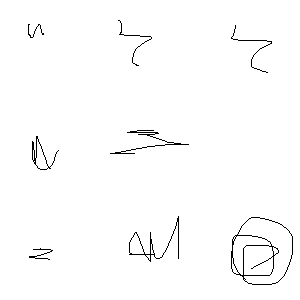
#> input picture sample.png, 300 x 300 px
$ python divideImage.py
#> lines starting #> are read from the running program, lines starting #| are printed output that depends on the picture; after the words box and inside, x2 and y2 are one past the last pixel; in counts of white or black regions, pixels touching at a corner belong together
#> `img = cv2.imread('sample.png', 0)`: img: shape (300, 300); 98.6% white; black in thin lines or dots, all inside (x1, y1, x2, y2) = (28, 20, 293, 285)
import cv2
import numpy as np

"""
This function is used to divide the image in n x m parts

@:param(input) img  : denotes that image pixels data
@:param(input) n    : the number of parts we want to divide height
@:param(input) m    : the number of parts we want to divide width

@:return img : the image data is self
@:parts : which an list of dictionaries that contains x and y start and end
    for each division of the image

format of subImages:
    [ {'x': (0, 99), 'y': (0, 99)},
      {'x': (100, 199), 'y': (100, 199)}
      {'x': (200, 299), 'y': (200, 299)} ]

      it could be accessed like this
      subImages[0]['x'] #
      subImages[0]['y']

"""
def divideImage(img , n , m):
#> called with n = 3, m = 3
    height , width = img.shape
#> height = 300; width = 300
    # print("height is " ,height," width is " , width)
    n_step = height//n
#> n_step = 100
    m_step = width//m
#> m_step = 100

    heightParts = []
    for i in range(n):
        if i == n-1 :# last index
            start_index_n = i*n_step
            end_index_n = height-1
        else:
            start_index_n = i*n_step
            end_index_n = (i+1)*n_step-1
        heightParts.append( (start_index_n , end_index_n))
#> after the loop, heightParts = [(0, 99), (100, 199), (200, 299)]

    widthParts = []
    for i in range(m):
        if i == m-1 :# last index
            start_index_m = i*m_step
            end_index_m = width-1
        else:
            start_index_m = i*m_step
            end_index_m = (i+1)*m_step-1
        widthParts.append( (start_index_m , end_index_m))
#> after the loop, widthParts = [(0, 99), (100, 199), (200, 299)]

    parts = []
    for tuble2 in widthParts:
        for tuble1 in heightParts:
            parts.append({"x" : (tuble1[0] , tuble1[1]) , "y" : (tuble2[0] , tuble2[1])})


    return img, parts


def getSubImageData(img , part):
    x1 ,x2 , y1,y2 =  part['x'][0] ,part['x'][1]  , part["y"][0] , part["y"][1]
    return img[x1:x2,y1:y2]


img = cv2.imread('sample.png', 0)
n=3
m=3
img , parts = divideImage(img , n , m)
#> parts = 9 items
part = parts[0]
#> part = {'x': (0, 99), 'y': (0, 99)}
for part in parts:
    x1 ,x2 , y1,y2 =  part['x'][0] ,part['x'][1]  , part["y"][0] , part["y"][1]
    cv2.imshow('im' ,img[x1:x2,y1:y2] )
    cv2.waitKey(0)
#> this loop made 9 passes
#> (x1, x2, y1, y2) on passes 1 to 9: (0, 99, 0, 99), (100, 199, 0, 99), (200, 299, 0, 99), (0, 99, 100, 199), (100, 199, 100, 199), (200, 299, 100, 199), (0, 99, 200, 299), (100, 199, 200, 299), (200, 299, 200, 299)
#> pass 1, `cv2.imshow('im' ,img[x1:x2,y1:y2] )`:
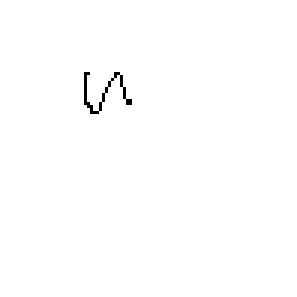
#> window 'im': shape (99, 99) (shown 3 times larger); 99.5% white; black in thin lines or dots, all inside (x1, y1, x2, y2) = (28, 24, 44, 38)
#> pass 2, `cv2.imshow('im' ,img[x1:x2,y1:y2] )`:
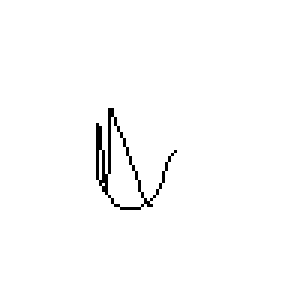
#> window 'im': shape (99, 99) (shown 3 times larger); 98.6% white; black in thin lines or dots, all inside (x1, y1, x2, y2) = (32, 36, 59, 70)
